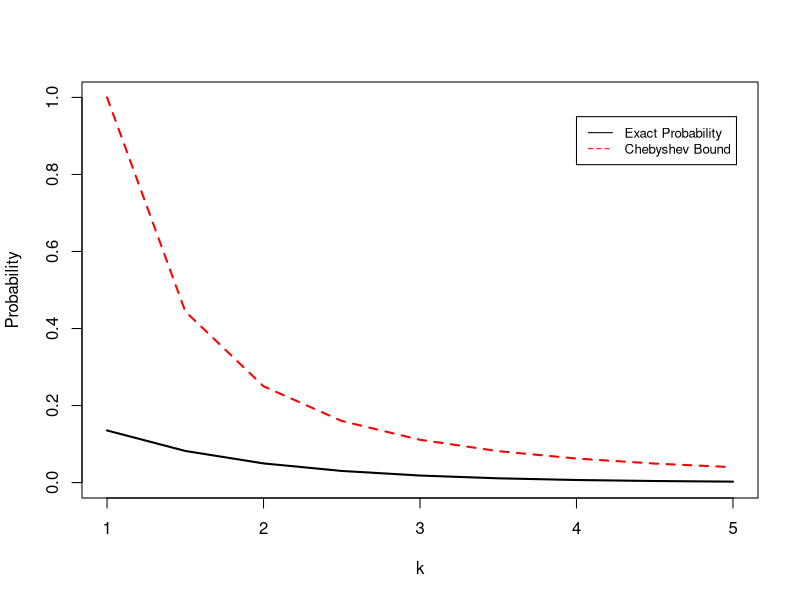
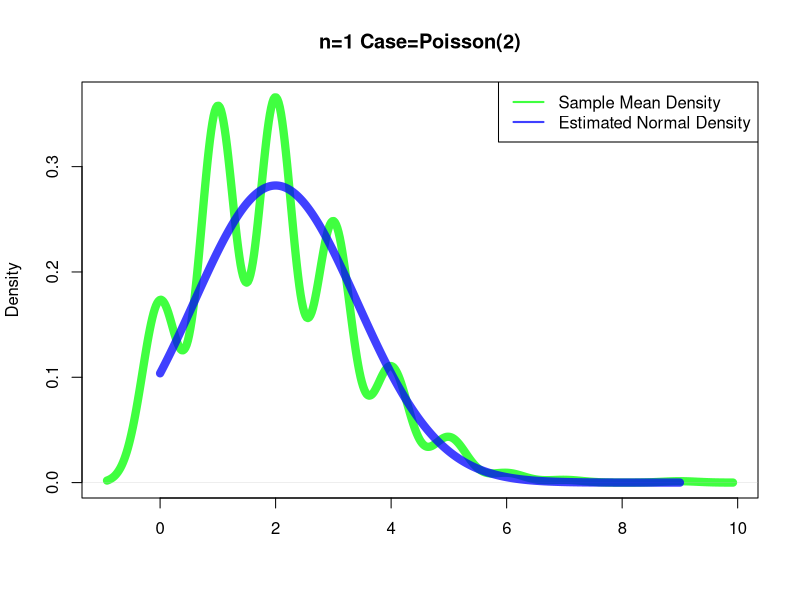
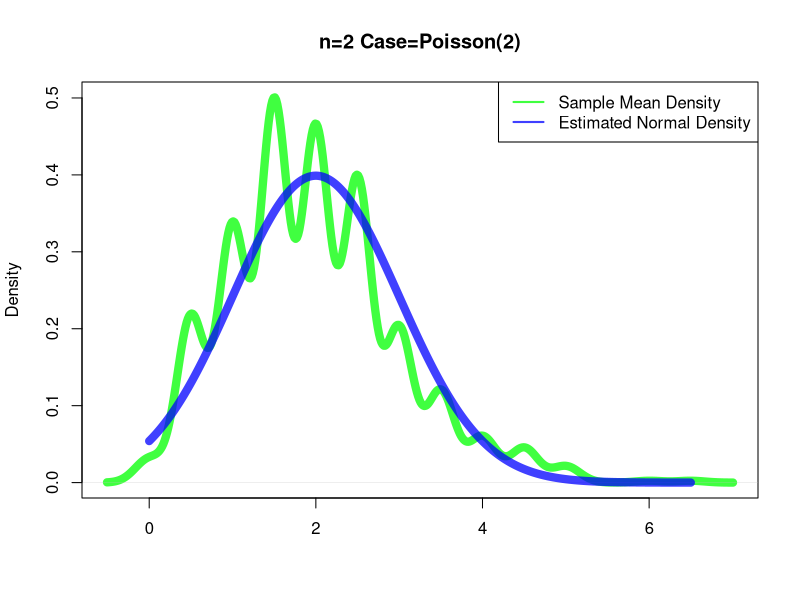
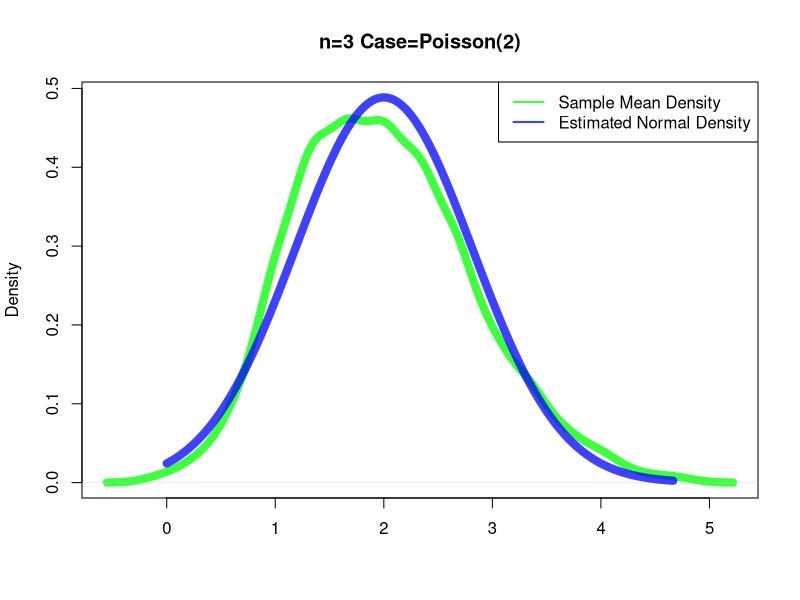
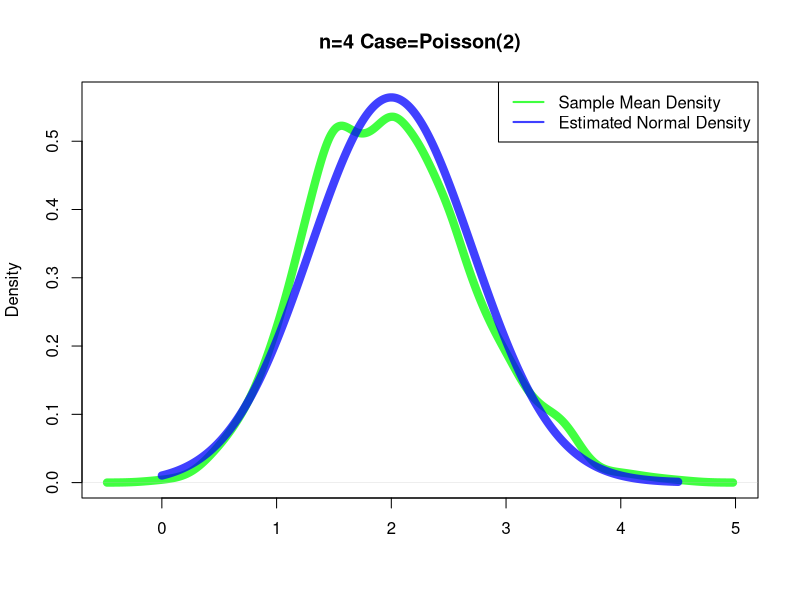
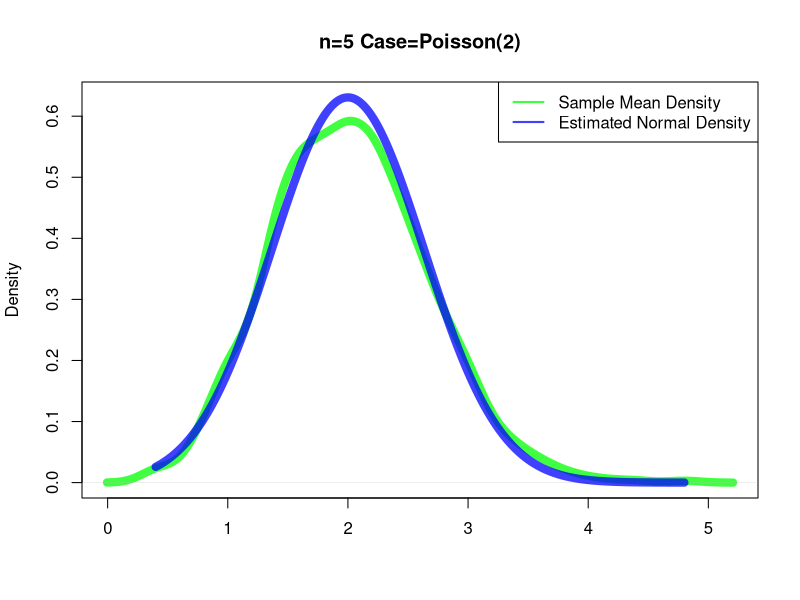
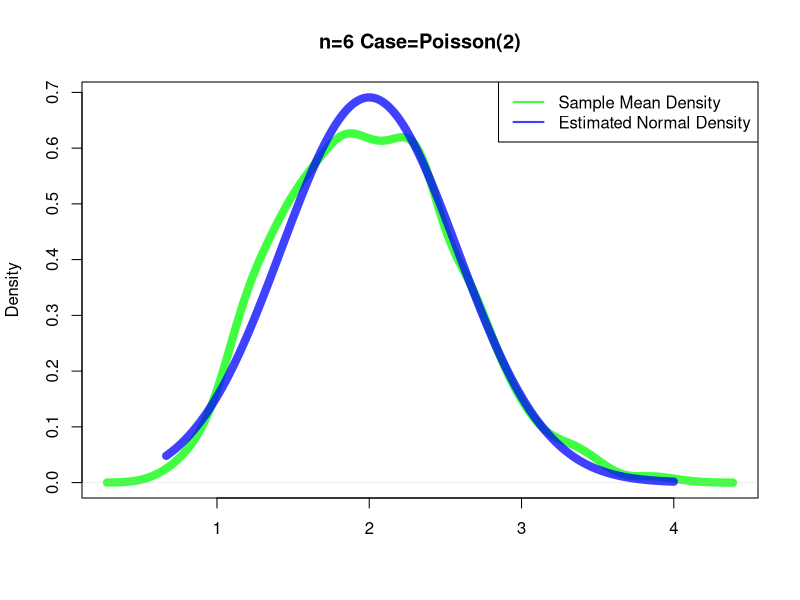
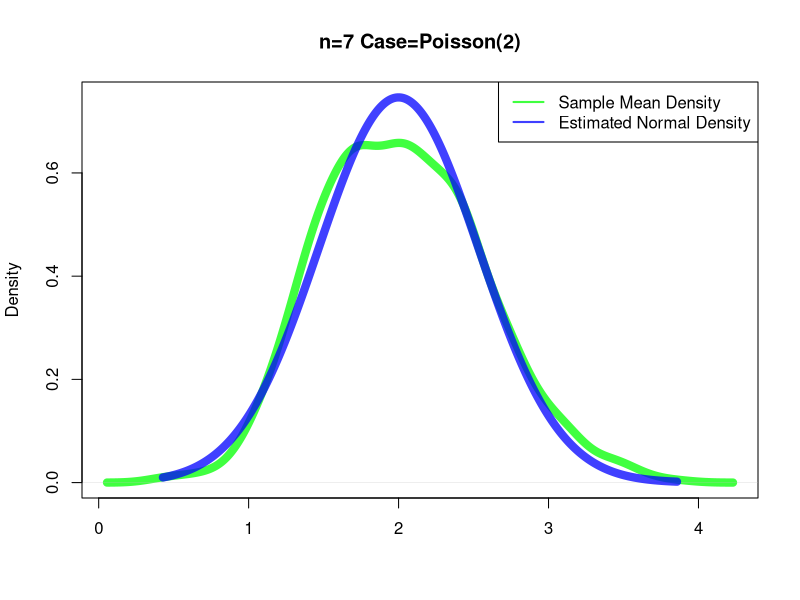

These charts were generated, in order, by the following R code:
## ---- chunk 1
k=seq(1.0, 5.0, 0.5) #Vector containing k values
prob = exp(-(k+1)) #Probability vector for k values - Choose appropriate terms for k>1
chebyshev=1/k^2 #Chebyshev probability vector

DF=data.frame(K=k,ExactProb=prob, ChebyBound=chebyshev)
DF
## ---- chunk 2
plot(k, prob, type="l", ylim=c(0,1), lwd = 2, ylab = "Probability")
points(k,chebyshev,type="l",lty=2,col='red', lwd = 2)
legend(4, 0.95, legend=c("Exact Probability", "Chebyshev Bound"), col=c("black", "red"), lty=1:2, cex=0.8)
## ---- chunk 3
outputplotCLT <- function(rvs){
  #define number of sample means
  samp = 1000
  #in the following we sample according to the selected distribution
  #the number of rows is the number of sample means,
  #the number of columns is the sample size
  #calculate the mean and sd of the approximate normal in both cases
  matrix = matrix(rpois(rvs*samp, 2), nrow = samp, ncol = rvs)
  mu = 2 #Appropriate parameters for pois(2)
  sd = sqrt(2)/sqrt(rvs)
  
  
  #calculate the means from each sample
  means = rowMeans(matrix)
  #find the fit for the normal (estimate parameters)
  xfit = seq(from = min(means), to = max(means), by = .001)
  yfit = dnorm(xfit, mean = mu, sd = sd)
  #plot means, overlay Normal distribution
  plot(density(means), main = "", xlab = "", ylab = "Density", col = rgb(0, 1, 0, 3/4), lwd = 8, ylim = c(0, max(density(means)$y, yfit)))
  lines(xfit, yfit, col = rgb(0, 0, 1, 3/4), lwd = 8)
  title(main = paste(c("n=",rvs," Case=Poisson(2)"),collapse=''))
  legend("topright", legend = c("Sample Mean Density", "Estimated Normal Density"), lty=c(1,1), lwd=c(2,2), col=c(rgb(0, 1, 0, 3/4), rgb(0, 0, 1, 3/4)))
}

for(samplesize in seq(1,10)) {
  outputplotCLT(samplesize)
}
